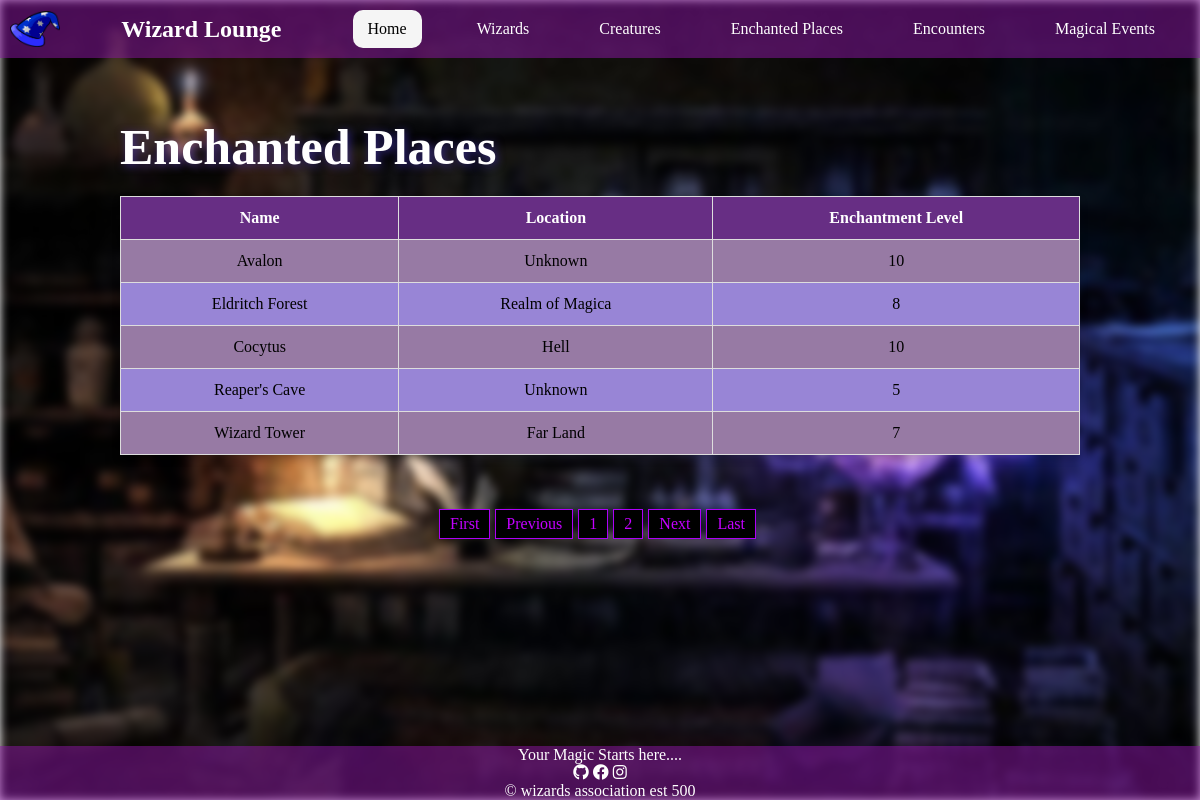
The page /place_list/ on the database its author committed.
### magic_app/models.py (models this page shows, shortened)
class BaseModel(models.Model):
    created_at = models.DateTimeField(auto_now_add=True)
    updated_at = models.DateTimeField(auto_now=True)
    class Meta:
        abstract = True

class EnchantedPlace(BaseModel):
    name = models.CharField(max_length=200)
    location = models.CharField(max_length=100)
    enchantment_level = models.IntegerField()

### magic_app/views.py (the view)
# urls.py: path('place_list/', EnchantedPlaceListView.as_view(), name='place-list'),
class EnchantedPlaceListView(ListView):
    model = EnchantedPlace
    context_object_name = 'places'
    template_name = 'place_list.html'
    paginate_by = 5  # Adjust the number of items per page as needed

### magic_app/templates/place_list.html (shortened to what this page needs)
{% extends 'drivernavbar.html' %}
{% load static %}
      {% block content %}
      <section class="container">
        <h2> Enchanted Places </h2>
        <table class="styled-table">
          <tbody>
            <tr>
                <th>Name</th>
                <th>Location</th>
                <th>Enchantment Level</th>
            </tr>
          {% for place in places %}
            <tr>
                <td>{{ place.name }}</td>
                <td>{{ place.location }}</td>
                <td>{{ place.enchantment_level }}</td>
            </tr>
          {% endfor %}
          </tbody>
        </table>
      </section>
      <br><br><br>
      <div>
        {% block pagination %}
          {% include 'includes/pagination.html' %}
        {% endblock %}
      </div>
      {% endblock %}

### magic_app/static/css/design.css (style rules this page uses)
* { margin: 0; padding: 0; font-family: 'Garamond', 'Georgia'; }
body::before { content: ""; background-image: url("../images/bg.jpg"); background-size: cover; background-position: center; background-attachment: fixed; position: fixed; top: 0; left: 0; right: 0; bottom: 0; z-index: -1; filter: blur(5px); }
body { height: 100%; margin: 0; padding: 0; }
.container h2 { font-size: 50px; color: #fff; margin-bottom: 20px; padding-left: 10%; text-shadow: 2px 2px 9px rgba(90, 67, 242, 0.5); }
.styled-table { width: 80%; border-collapse: collapse; margin: 0 auto; box-shadow: 0 4px 8px rgba(0, 0, 0, 0.2); }
.styled-table th, .styled-table td { border: 1px solid #ddd; text-align: center; padding: 12px; }
.styled-table th { background-color: rgb(103, 46, 132); color: #fff; }
.styled-table tbody tr:nth-child(even) { background-color: #977aa4; }
.styled-table tbody tr:nth-child(odd) { background-color: #9885d6; }

### rows shown on the page
EnchantedPlace: name "Avalon", location "Unknown", enchantment_level "10"
EnchantedPlace: name "Eldritch Forest", location "Realm of Magica", enchantment_level "8"
EnchantedPlace: name "Cocytus", location "Hell", enchantment_level "10"
EnchantedPlace: name "Reaper's Cave", location "Unknown", enchantment_level "5"
EnchantedPlace: name "Wizard Tower", location "Far Land", enchantment_level "7"

### other values the page prints
{{ page_num }} "1"
{{ page_num }} "2"
